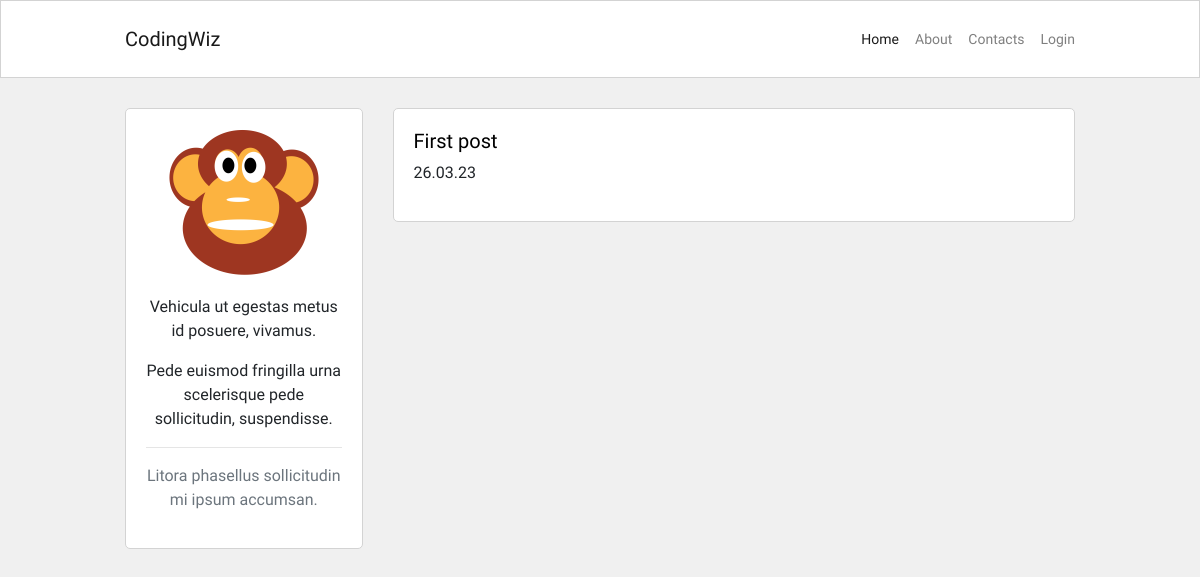
/, run on an earlier commit of the app's database.
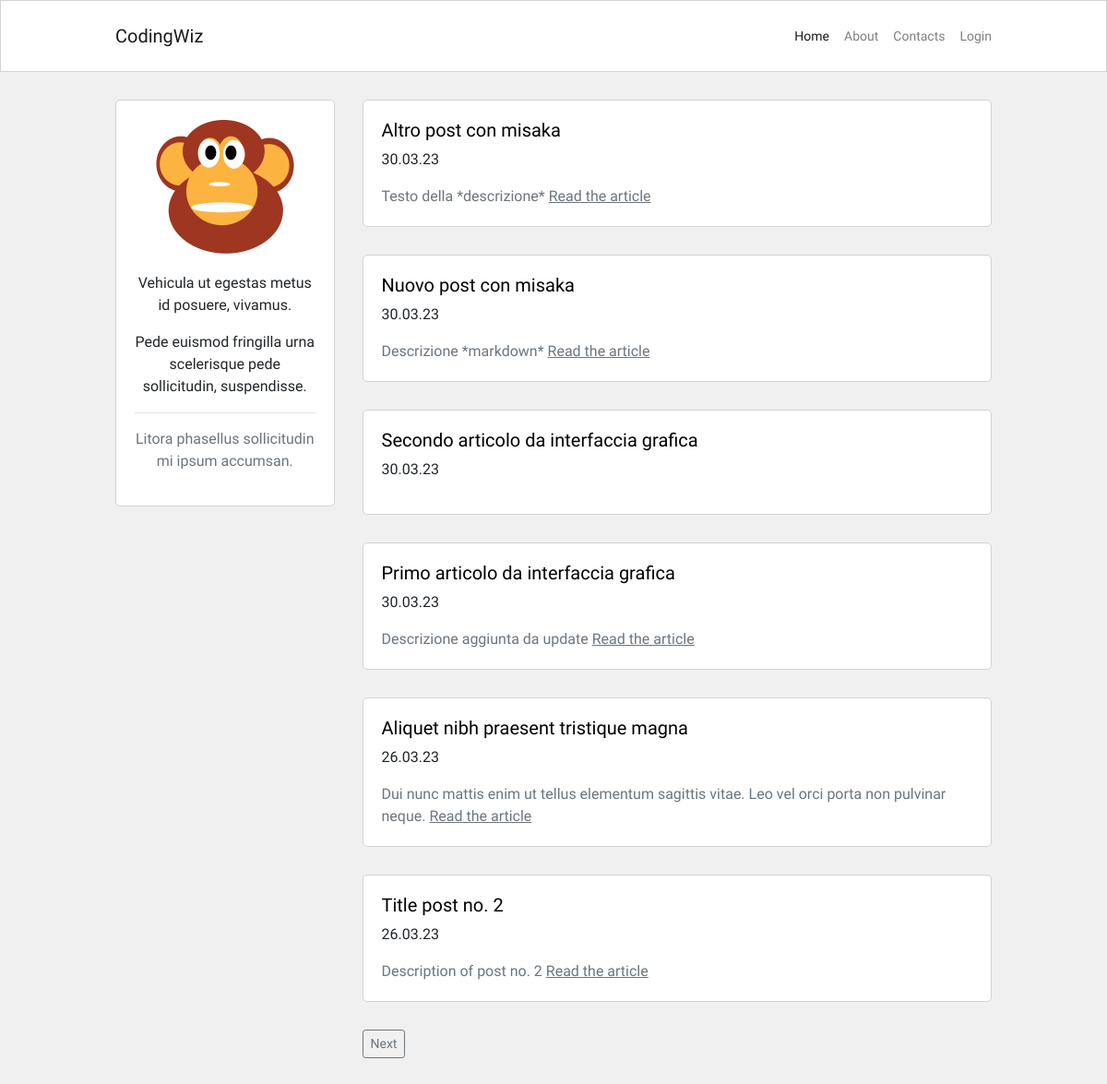
And on a later commit of the database.
### blog/models.py (models this page shows, shortened)
class Post(db.Model):
    id = db.Column(db.Integer, primary_key=True)
    user_id = db.Column(db.Integer, db.ForeignKey('user.id'), nullable=False)
    created_at = db.Column(db.DateTime, default=datetime.now)
    title = db.Column(db.String(120), nullable=False)
    description = db.Column(db.String(240))
    body = db.Column(db.Text(), nullable=False)
    slug = db.Column(db.String(250))
    image = db.Column(db.String(120))

### blog/routes.py (the view)
@app.route("/")
def homepage():
    page_number = request.args.get('page', 1, type=int)
    posts = Post.query.order_by(Post.created_at.desc()).paginate(
        page=page_number, per_page=6)
    if posts.has_next:
        next_page = url_for('homepage', page=posts.next_num)
    else:
        next_page = None
    if posts.has_prev:
        prev_page = url_for('homepage', page=posts.prev_num)
    else:
        prev_page = None
    return render_template("homepage.html", posts=posts,
                           current_page=page_number, next_page=next_page,
                           previous_page=prev_page)

### blog/templates/homepage.html (shortened to what this page needs)
{% extends 'base.html' %}
{% block content %}
    <div class="container content-container">
        <div class="row no-gutters">
            <div class="col-md-9 order-md-2">
                {% for post in posts.items %}
                <div class="single-post-home">
                    <h5>
                        <a class="custom-link" href="{{ url_for('post_detail', post_slug=post.slug) }}">{{ post.title }}</a>
                    </h5>
                    <p class="p-small-created-date">{{ post.created_at.strftime('%d.%m.%y') }}</p>
                    {% if post.description %}
                    <p class="p-small-description text-muted mb-0">
                        {{ post.description }}
                        <a class="custom-link read-more" href="{{ url_for('post_detail', post_slug=post.slug) }}">Read the article</a>
                    </p>
                    {% endif %}
                </div>
                {% endfor %}
                <div class="pagination-block">
                    {% if next_page %}
                    <a class="btn btn-sm btn-outline-secondary" href="{{ next_page }}">Next</a>
                    {% endif %}
                </div>
            </div>
            <div class="col-md-3 order-md-1">
                {% include 'about_me_snippet.html' %}
            </div>
        </div>
    </div>
{% endblock content %}

What changed in the data, as far as the page shows it:
no longer on this page (row unchanged): Post: title "First post", created_at "26.03.23"
added Post: title "Altro post con misaka", created_at "30.03.23", description "Testo della *descrizione*"
added Post: title "Nuovo post con misaka", created_at "30.03.23", description "Descrizione *markdown*"
added Post: title "Secondo articolo da interfaccia grafica", created_at "30.03.23"
added Post: title "Primo articolo da interfaccia grafica", created_at "30.03.23", description "Descrizione aggiunta da update"
added Post: title "Aliquet nibh praesent tristique magna", created_at "26.03.23", description "Dui nunc mattis enim ut tellus elementum sagittis vitae. Leo vel orci porta non pulvinar neque."
added Post: title "Title post no. 2", created_at "26.03.23", description "Description of post no. 2"
Also different on the page:
text now shown: "Next"
